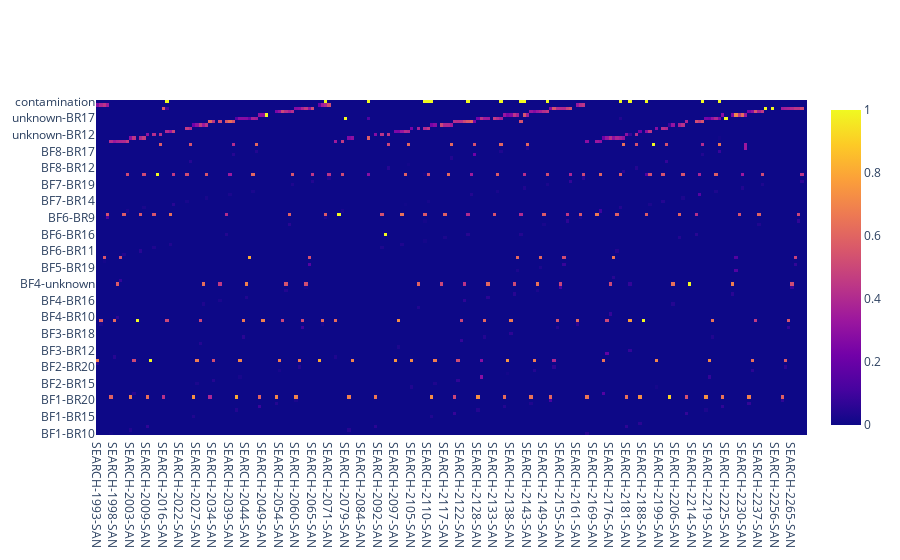

The code cell stored with this chart in its notebook:
### Code cell
general_hmap.show()

### Figure 1 — Plotly figure (JSON) as saved in the notebook; plotly's stock layout.template omitted (floating-point values rounded to 4 significant figures; data arrays with more than 128 entries replaced by an {"elided": "..."} marker saying what was removed)
{"data": [{"type": "heatmap", "x": {"elided": "215 str values"}, "y": ["BF1-BR10", "BF1-BR11", "BF1-BR12", "BF1-BR13", "BF1-BR14", "BF1-BR15", "BF1-BR16", "BF1-BR17", "BF1-BR18", "BF1-BR19", "BF1-BR20", "BF1-unknown", "BF2-BR11", "BF2-BR13", "BF2-BR14", "BF2-BR15", "BF2-BR16", "BF2-BR17", "BF2-BR18", "BF2-BR19", "BF2-BR20", "BF2-BR9", "BF2-unknown", "BF3-BR10", "BF3-BR11", "BF3-BR12", "BF3-BR13", "BF3-BR15", "BF3-BR16", "BF3-BR17", "BF3-BR18", "BF3-BR19", "BF3-BR20", "BF3-BR9", "BF3-unknown", "BF4-BR10", "BF4-BR11", "BF4-BR12", "BF4-BR14", "BF4-BR15", "BF4-BR16", "BF4-BR17", "BF4-BR18", "BF4-BR19", "BF4-BR20", "BF4-unknown", "BF5-BR10", "BF5-BR11", "BF5-BR17", "BF5-BR18", "BF5-BR19", "BF5-BR20", "BF5-BR9", "BF5-unknown", "BF6-BR10", "BF6-BR11", "BF6-BR12", "BF6-BR13", "BF6-BR14", "BF6-BR15", "BF6-BR16", "BF6-BR17", "BF6-BR18", "BF6-BR19", "BF6-BR20", "BF6-BR9", "BF6-unknown", "BF7-BR10", "BF7-BR11", "BF7-BR13", "BF7-BR14", "BF7-BR15", "BF7-BR16", "BF7-BR17", "BF7-BR18", "BF7-BR19", "BF7-BR20", "BF7-BR9", "BF7-unknown", "BF8-BR11", "BF8-BR12", "BF8-BR13", "BF8-BR14", "BF8-BR15", "BF8-BR16", "BF8-BR17", "BF8-BR18", "BF8-unknown", "unknown-BR10", "unknown-BR11", "unknown-BR12", "unknown-BR13", "unknown-BR14", "unknown-BR15", "unknown-BR16", "unknown-BR17", "unknown-BR18", "unknown-BR19", "unknown-BR20", "unknown-BR9", "contamination"], "z": {"elided": "101x215 float values"}}], "layout": {}}
